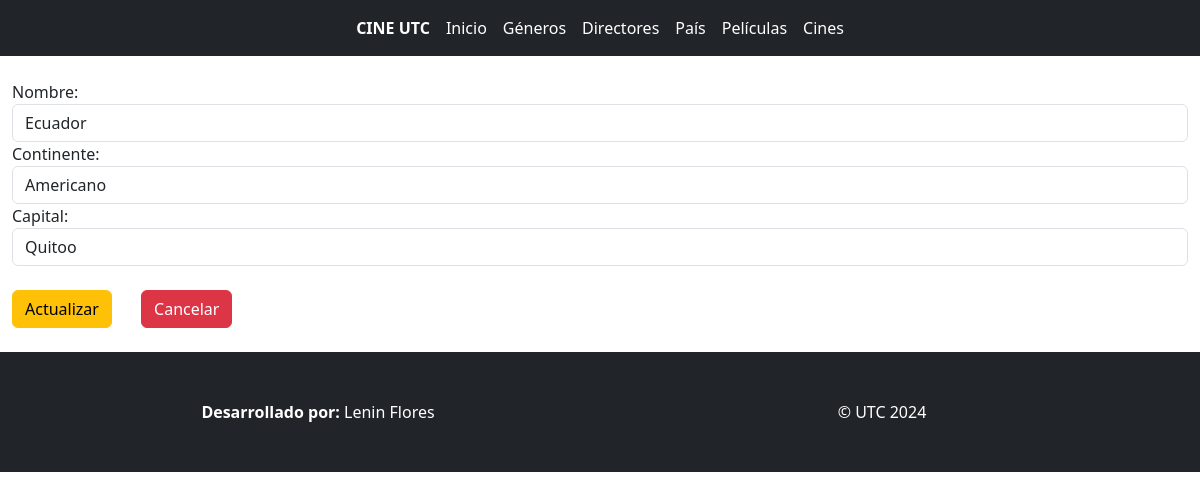
Page /editarPais/1 on the committed database.
### Aplicaciones/Cartelera/models.py (models this page shows, shortened)
class Pais (models.Model):
    id=models.AutoField(primary_key=True)
    nombre=models.CharField(max_length=150)
    continente=models.CharField(max_length=150)
    capital=models.CharField(max_length=150)

### Aplicaciones/Cartelera/views.py (the view)
# urls.py: path("editarPais/<id>", views.editarPais, name="editarPais"),
def editarPais(request,id):
    paisEditar = Pais.objects.get(id=id)
    return render(request, 'editarPais.html',{'paisEditar':paisEditar})

### Aplicaciones/Cartelera/templates/editarPais.html (shortened to what this page needs)
{% extends "./plantilla.html" %}
{% block body %}
<br>
<div class="container-fluid">
    <div class="=row">
        <div class="col-md-12">
            <form action="{% url 'procesarActualizacionPais' %}" method="post">
                <label for="">Nombre:</label>
                <input type="text" name="nombre" id="nombre" class="form-control" value="{{paisEditar.nombre}}">
                <label for="">Continente:</label>
                <input type="text" name="continente" id="continente" class="form-control" value="{{paisEditar.continente}}">
                <label for="">Capital:</label>
                <input type="text" name="capital" id="capital" class="form-control" value="{{paisEditar.capital}}">
                <br>
                <button type="submit" class="btn btn-warning">Actualizar</button>
                <a href="{% url 'listadoPais' %}" class="btn btn-danger">Cancelar</a>
            </form>
        </div>
    </div>
</div>
<br>
{% endblock %}

### rows in the picture
Pais: nombre "Ecuador", continente "Americano", capital "Quitoo"
